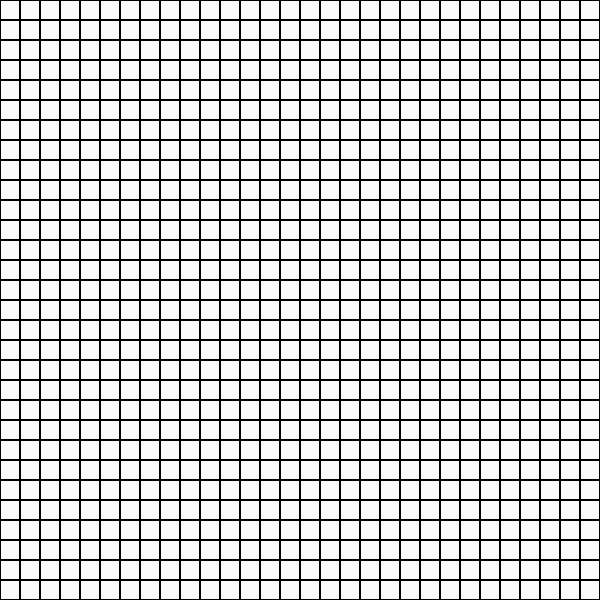
Frame 1 (no input)
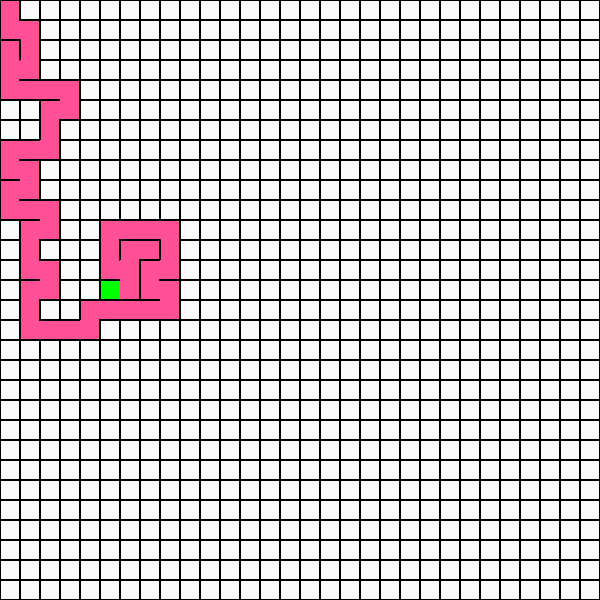
Frame 60 (no input)
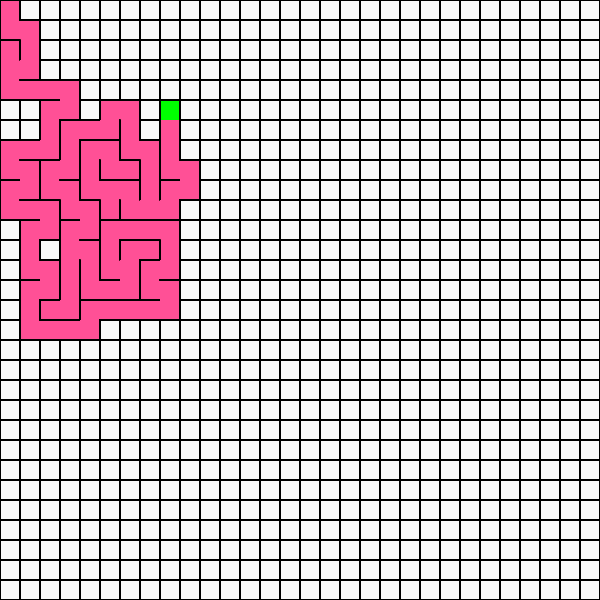
Frame 120 (the mouse pressed at the canvas centre since frame 60)

The p5.js sketch that drew these frames (run headless with seeded random() and noise() and a simulated clock; from frame 60 on, the mouse is pressed at the canvas centre):

// p5.js sketch
// ── sketch.js

var rows, cols;
var cellSize = 20;
var cellGrid = [];

var stack = [];

var current;
var display = true;
var amountDone;

function setup() {

  createCanvas(600, 600);
  frameRate(60);

  cols = width / cellSize;
  rows = height / cellSize;

  for (var i = 0; i < cols; i ++) {

    for (var j = 0; j < rows; j++) {

      var cell = new Cell(i, j);
      cellGrid.push(cell);
    }
  }

  current = cellGrid[0];

  print ("dimensions: " + cols + " - " + rows + "\nSetup complete\n")
}

function draw() {

  background(250);

  amountDone = 0;
  for (var i = 0; i < cellGrid.length; i++) {

    if (display) {

      cellGrid[i].display();
    }
    cellGrid[i].highlighted = false;
    if (cellGrid[i].visited) {amountDone++;}
  }

  current.visited = true;
  var nextCell = current.checkNeighbors();
  if (nextCell) {

    stack.push(current);

    nextCell.highlighted = true;
    nextCell.visited = true;
    removeWalls(current, nextCell);
    current = nextCell;
  } else if (stack.length > 0) {

    current = stack.pop();
    current.highlighted = true;
  }
}

function removeWalls (a, b) {

  x = a.col - b.col;
  if (x === 1) {

    a.walls[3] = false;
    b.walls[1] = false;
  } else if (x === -1) {

    a.walls[1] = false;
    b.walls[3] = false;
  }
  y = a.row - b.row;
  if (y === 1) {

    a.walls[0] = false;
    b.walls[2] = false;
  } else if (y === -1) {

    a.walls[2] = false;
    b.walls[0] = false;
  }

}

function index (j, i) {

  if (i < 0 || j < 0 || i > rows - 1 || j > cols - 1) {

    return -1;
  }
  return i + j * cols;
}

// ── cell.js

function Cell (col, row) {

  this.col = col;
  this.row = row;

  this.walls = [true, true, true, true];
  this.visited;
  this.highlighted;

  this.checkNeighbors = function() {

    var neighbors = [];

    var top = cellGrid[index(col, row - 1)];
    var right = cellGrid[index(col + 1, row)];
    var bottom = cellGrid[index(col, row + 1)];
    var left = cellGrid[index(col - 1, row)];

    if (top && !top.visited) {
      neighbors.push(top);
    }
    if (right && !right.visited) {
      neighbors.push(right);
    }
    if (bottom && !bottom.visited) {
      neighbors.push(bottom);
    }
    if (left && !left.visited) {
      neighbors.push(left);
    }

    if (neighbors.length > 0) {

      var r = floor(random(0, neighbors.length));
      return neighbors[r];
    } else {

      return undefined;
    }
  }

  this.display = function() {

    var x = col * cellSize;
    var y = row * cellSize;

    noStroke();
    if (this.highlighted) {

      fill(0, 255, 0);
      rect(x, y, cellSize, cellSize);
    } else if (this.visited) {

      fill(255, 80, 150);
      rect(x, y, cellSize, cellSize);
    }

    stroke(0);
    strokeWeight(2);
    if (this.walls[0]) {

      line (x, y, x + cellSize, y);// top
    }
    if (this.walls[1]) {

      line (x + cellSize, y, x + cellSize, y + cellSize);// right
    }
    if (this.walls[2]) {

      line (x + cellSize, y + cellSize, x, y + cellSize);// bottom
    }
    if (this.walls[3]) {

      line (x, y + cellSize, x, y);// left
    }
  }
}
